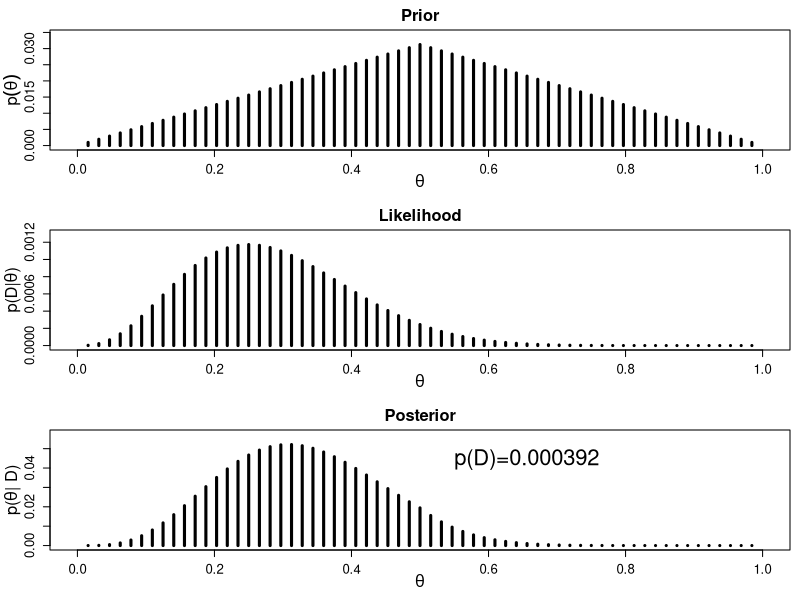

The R script that drew this image:
rm(list=ls())
require(graphics)
# Theta us the vector of candidate values for the parameter theta. nThetaVals is the number of candidate theta values. 
# To produce the examples in the book, set nThetaVals to either 3 or 63. 
nThetaVals=63
# Now make the vector of theta values:
Theta=seq(from=1/(nThetaVals+1),to=nThetaVals/(nThetaVals+1),by=1/(nThetaVals+1))
# pTheta is the vectorof priot probabilities on the theta values
pTheta=pmin(Theta,1-Theta) # Makes a triangular belief distirbution
pTheta = pTheta/sum(pTheta) # Makes sure pTheta sums to 1

# Specify the data. To produce the examples in the book, use either 
# Data= c(rep(1,times=3),rep(0,times=9)) or Data = c(rep(1,times=1),rep(0,times=11))
Data= c(rep(1,times=3),rep(0,times=9))
nHeads=sum(Data==1)
nTails=sum(Data==0)

#Compute the likelihood of the data for each value of theta:
pDataGivenTheta=Theta^nHeads * (1-Theta)^nTails

#Compute the posterior:
pData=sum(pDataGivenTheta*pTheta) # Evidence
pThetaGivenData=pDataGivenTheta*pTheta/pData # Posterior

#Plot the results.
layout(matrix(c(1,2,3),nrow=3,ncol=1,byrow=FALSE)) # 3x1 panels
par(mar=c(3,3,1,0)) # Number of margin lines; bottom, left, top, right
par(mgp=c(2,1,0)) # Which magin lines o use for labels
par(mai=c(0.5, 0.5, 0.3, 0.1)) # margin size in nches: bottom, left, top, right

#Plot the prior:
plot(Theta,pTheta,type="h",lwd=3,main="Prior", 
     xlim=c(0,1), xlab=bquote(theta),
     ylim=c(0,1.1*max(pTheta)),ylab=bquote(p(theta)),
     cex.axis=1.2, cex.lab=1.5, cex.main=1.5)

#Plot the likelihood:
plot(Theta, pDataGivenTheta,type="h",lwd=3,main="Likelihood",
     xlim=c(0,1), xlab=bquote(theta),
     ylim=c(0,1.1*max(pDataGivenTheta)),ylab=bquote(paste("p(D|",theta,")")),
     cex.axis=1.2, cex.lab=1.5, cex.main=1.5)

# Plot the posterior:
plot(Theta, pThetaGivenData,type="h",lwd=3,main="Posterior",
     xlim=c(0,1), xlab=bquote(theta),
     ylim=c(0,1.1*max(pThetaGivenData)),ylab=bquote(paste("p(",theta,"| D)")),
     cex.axis=1.2, cex.lab=1.5, cex.main=1.5)

text(0.55,0.85*max(pThetaGivenData),cex=2.0,bquote("p(D)=" *.(signif(pData,3))),adj=c(0,0.5))
